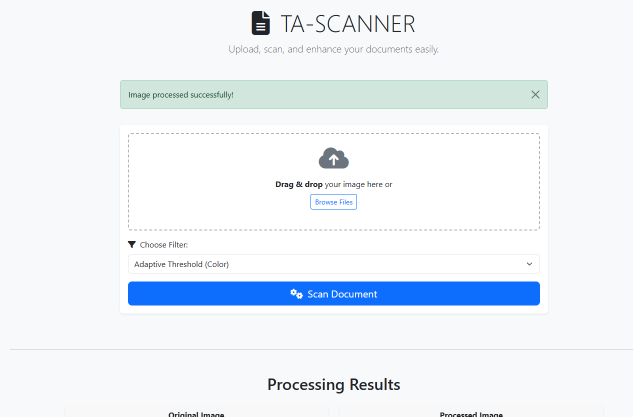
#> input picture App_without_OCR/home_page.png, 1265 x 833 px (shown at 1/2 size)
$ python -i app.py   (imports and definitions only)
#> lines starting #> are read from the running program, lines starting #| are printed output that depends on the picture; after the words box and inside, x2 and y2 are one past the last pixel; in counts of white or black regions, pixels touching at a corner belong together
import os
import uuid
import cv2
import numpy as np
import imutils
from skimage import io
from skimage.color import rgb2gray
from skimage.filters import gaussian, threshold_local
from skimage.feature import canny
from skimage.transform import resize, rescale
import matplotlib.pyplot as plt
from flask import Flask, render_template, request, redirect, url_for, send_from_directory, flash
import matplotlib
# [1 line not run here, left out]

sigma_list = [(1,2),  (0.5,1.5) ,  (0.5,2.2), (0.5,2.5), (1.5, 2)]
# --- Helper Functions (Copy order_points and four_point_transform here) ---
def order_points(pts):
    pts = np.array(pts, dtype="float32")
    # sort by y (vertical)
    y_sorted = pts[np.argsort(pts[:, 1]), :]

    # top two (smallest y), bottom two (largest y)
    top_two = y_sorted[:2, :]
    bottom_two = y_sorted[2:, :]

    # sort each pair by x (horizontal)
    tl, tr = top_two[np.argsort(top_two[:, 0]), :]
    bl, br = bottom_two[np.argsort(bottom_two[:, 0]), :]

    return np.array([tl, tr, br, bl], dtype="float32")

def four_point_transform(image, pts):
    rect = order_points(pts)
    (tl, tr, br, bl) = rect

    # Compute width and height
    widthA = np.linalg.norm(br - bl)
    widthB = np.linalg.norm(tr - tl)
    maxWidth = max(int(widthA), int(widthB))

    heightA = np.linalg.norm(tr - br)
    heightB = np.linalg.norm(tl - bl)
    maxHeight = max(int(heightA), int(heightB))

    dst = np.array([
        [0, 0],
        [maxWidth - 1, 0],
        [maxWidth - 1, maxHeight - 1],
        [0, maxHeight - 1]
    ], dtype="float32")

    # Perspective transform
    M = cv2.getPerspectiveTransform(rect, dst)
    warped = cv2.warpPerspective(image, M, (maxWidth, maxHeight))
    return warped

# --- Core Processing Function (Copy process_document here) ---
def process_document(image, selected_filter="adaptive_threshold" , sigma_1 = 1, sigma_2 = 2):
    # ... (copy function code from above) ...
#> called with selected_filter = 'adaptive_threshold', sigma_1 = 1, sigma_2 = 2
    orig = image.copy()
    ratio = 1/(image.shape[0] / 600.0)
#> ratio = 0.72
    image_resized = rescale(image,ratio,channel_axis=2)
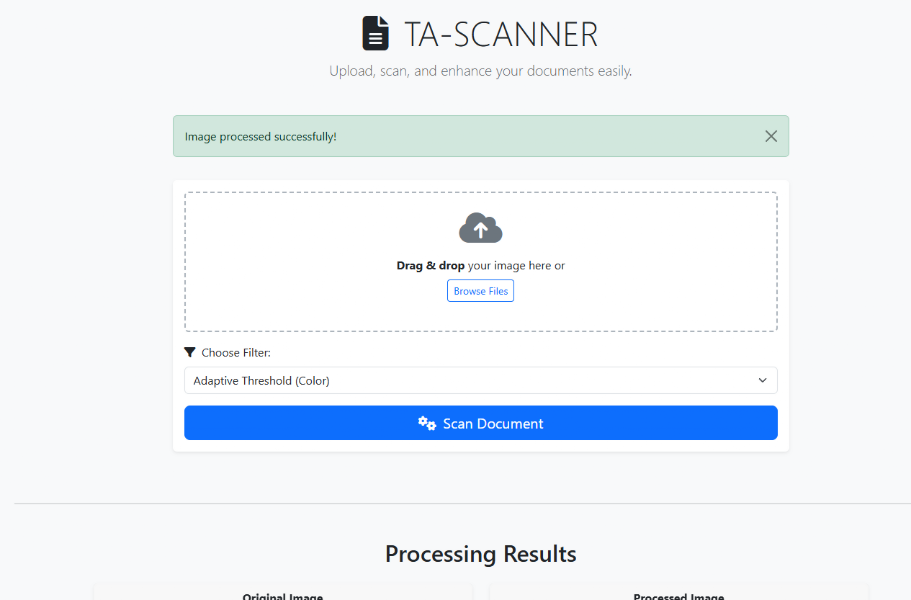
#> image_resized: shape (600, 911, 3) float64; mean R, G, B 0.929, 0.95, 0.971
    image_resized_uint8 = np.uint8(image_resized * 255)
    gray = rgb2gray(image_resized)
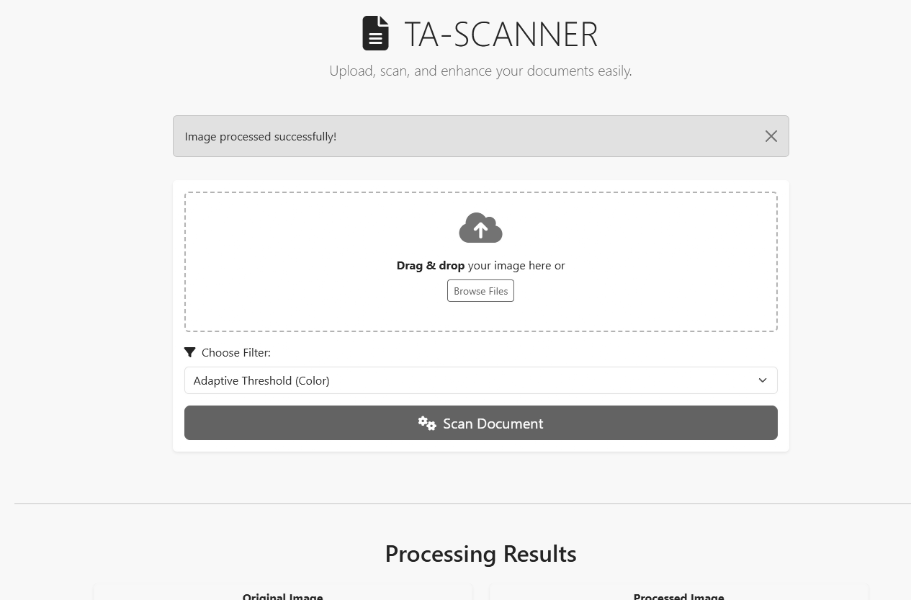
#> gray: shape (600, 911) float64; min 0.143, max 1, mean 0.947
    # Couple de sigma
    blurred_skimage = gaussian(gray, sigma=sigma_1)
    edged = canny(blurred_skimage, sigma=sigma_2)
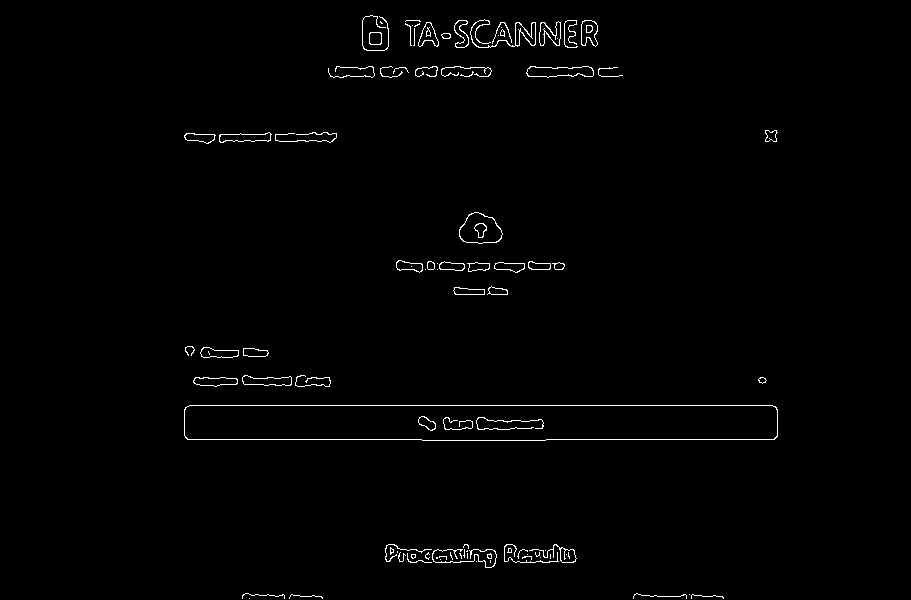
#> edged: shape (600, 911) bool; 1.1% white in thin lines or dots, all inside (x1, y1, x2, y2) = (184, 15, 778, 599)


    edged_uint8 = np.uint8(edged * 255)
    cnts = cv2.findContours(edged_uint8.copy(), cv2.RETR_EXTERNAL , cv2.CHAIN_APPROX_TC89_L1)
#> cnts = 88 contours, 56 with area under 20; largest, box (x1, y1, x2, y2) and area: (184, 405, 778, 441) 20493, (459, 212, 502, 244) 1000, (527, 66, 594, 77) 546, (219, 132, 272, 143) 357, (470, 19, 536, 48) 336
    cnts = imutils.grab_contours(cnts)

    # cnts = sorted(cnts, key=lambda c: cv2.countNonZero(cv2.drawContours(np.zeros_like(edged_uint8), [c], -1, (255), thickness=cv2.FILLED)), reverse=True)[:10]
    cnts = sorted(cnts, key=cv2.contourArea, reverse=True)[:10]
#> cnts = 10 contours; largest, box (x1, y1, x2, y2) and area: (184, 405, 778, 441) 20493, (459, 212, 502, 244) 1000, (527, 66, 594, 77) 546, (219, 132, 272, 143) 357, (470, 19, 536, 48) 336

    screenCnt = None
    for c in cnts:
        peri = cv2.arcLength(c, True)
        approx = cv2.approxPolyDP(c, 0.02 * peri, True)
        if len(approx) == 4:
            screenCnt = approx
            screenCnt=screenCnt.reshape(4,-1)
            break
    else:
        raise ValueError("Document contour not found.")
#> this loop made 1 pass
    screenCnt_original = screenCnt / ratio
#> screenCnt_original = [[255.5, 567.8], [259.6, 609.5], [1078.7, 605.3], [1071.8, 562.3]]


    warped = four_point_transform(orig,screenCnt_original )
#> in order_points, `pts = np.array(pts, dtype="float32")`: pts has the same summary as screenCnt_original in process_document
#> in order_points, `y_sorted = pts[np.argsort(pts[:, 1]), :]`: y_sorted = [[1071.8, 562.3], [255.5, 567.8], [1078.7, 605.3], [259.6, 609.5]]
#> in order_points, `top_two = y_sorted[:2, :]`: top_two = [[1071.8, 562.3], [255.5, 567.8]]
#> in order_points, `bottom_two = y_sorted[2:, :]`: bottom_two = [[1078.7, 605.3], [259.6, 609.5]]
#> in order_points, `tl, tr = top_two[np.argsort(top_two[:, 0]), :]`: tl = [255.5, 567.8]; tr = [1071.8, 562.3]
#> in order_points, `bl, br = bottom_two[np.argsort(bottom_two[:, 0]), :]`: bl = [259.6, 609.5]; br = [1078.7, 605.3]
#> in four_point_transform, `rect = order_points(pts)`: rect = [[255.5, 567.8], [1071.8, 562.3], [1078.7, 605.3], [259.6, 609.5]]
#> in four_point_transform, `(tl, tr, br, bl) = rect`: tl = [255.5, 567.8]; tr = [1071.8, 562.3]; br = [1078.7, 605.3]; bl = [259.6, 609.5]
#> in four_point_transform, `widthA = np.linalg.norm(br - bl)`: widthA = 819.1
#> in four_point_transform, `widthB = np.linalg.norm(tr - tl)`: widthB = 816.4
#> in four_point_transform, `maxWidth = max(int(widthA), int(widthB))`: maxWidth = 819
#> in four_point_transform, `heightA = np.linalg.norm(tr - br)`: heightA = 43.59
#> in four_point_transform, `heightB = np.linalg.norm(tl - bl)`: heightB = 41.86
#> in four_point_transform, `maxHeight = max(int(heightA), int(heightB))`: maxHeight = 43
#> in four_point_transform, `dst = np.array([ [0, 0], [maxWidth - 1, 0], [maxWidth - 1, maxHeight -..`: dst = [[0, 0], [818, 0], [818, 42], [0, 42]]
#> in four_point_transform, `M = cv2.getPerspectiveTransform(rect, dst)`: M = [[1.09, -0.109, -216.7], [0.00725, 1.07, -606.6], [4.39e-05, 7.46e-05, 1]]
#> in four_point_transform, `warped = cv2.warpPerspective(image, M, (maxWidth, maxHeight))`:
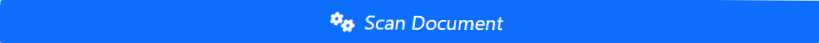
#> warped: shape (43, 819, 3); mean R, G, B 18.8, 113.5, 253
    # plt.imsave('warped.png', warped, cmap='gray')

    processed_output = None
    if selected_filter == "adaptive_threshold":
        # Ensure warped isn't empty before processing
        if warped is None or warped.size == 0:
             return None, None, "Perspective transform resulted in an empty image."
        try:
            warped_gray = rgb2gray(warped)
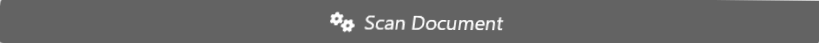
#> warped_gray: shape (43, 819) float64; min 0.391, max 1, mean 0.406
            block_size = 15
            local_thresh = threshold_local(warped_gray, block_size, offset=0.1)
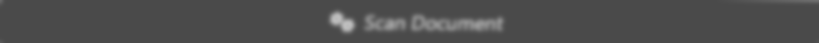
#> local_thresh: shape (43, 819) float64; min 0.291, max 0.748, mean 0.306
            processed_output = ((warped_gray > local_thresh)*255).astype("uint8")
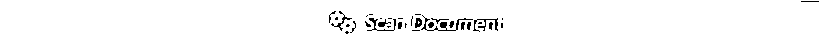
#> processed_output: shape (43, 819); 97.6% white; black in thin lines or dots, all inside (x1, y1, x2, y2) = (329, 1, 819, 34)
        except cv2.error as e:
            return None, None, f"OpenCV error during thresholding: {e}"

    elif selected_filter == "grayscale":
        if warped is None or warped.size == 0:
             return None, None, "Perspective transform resulted in an empty image."
        processed_output = rgb2gray(warped)

    elif selected_filter == "adaptive_threshold_color":
        # Apply adaptive threshold to each channel, then merge
        if warped is None or warped.size == 0:
            return None, None, "Perspective transform resulted in an empty image."
        try:
            if warped.shape[2] == 4:
                warped = warped[:, :, :3]  # Remove alpha if present
            channels = []
            block_size = 15
            for i in range(3):
                channel = warped[:, :, i]
                channel_gray = channel / 255.0 if channel.max() > 1 else channel
                local_thresh = threshold_local(channel_gray, block_size, offset=0.1)
                channel_bin = ((channel_gray > local_thresh) * 255).astype("uint8")
                channels.append(channel_bin)
            processed_output = np.stack(channels, axis=2)
        except Exception as e:
            return None, None, f"Error during adaptive threshold color: {e}"
    elif selected_filter == "color":
        processed_output = warped

    else: # Default to color
         processed_output = warped

    # Resize original for display - use the initially loaded 'orig'


    # Final check on processed output
    if processed_output is None or processed_output.size == 0:
        return None, None, "Processing failed to produce an output image."

    return processed_output, None , screenCnt_original, [c/ratio for c in cnts]


# --- Flask App Setup ---
# [1 line not run here, left out]
# [1 line that did not run here, left out]
# So that  app works even if ran from outside folder
BASE_DIR = os.path.abspath(os.path.dirname(__file__))
# [1 line that did not run here, left out]
# [1 line that did not run here, left out]
# [1 line that did not run here, left out]
ALLOWED_EXTENSIONS = {'png', 'jpg', 'jpeg', 'webp'}

# Create folders if they don't exist
# [2 lines not run here, left out]

def allowed_file(filename):
    return '.' in filename and \
           filename.rsplit('.', 1)[1].lower() in ALLOWED_EXTENSIONS

# [132 lines that did not run here, left out]

# --- Routes to Serve Images ---
# [3 lines that did not run here, left out]

# [3 lines that did not run here, left out]

# --- Route to Download Processed Image ---
# [3 lines that did not run here, left out]

# --- Main Execution ---
# [2 lines not run here, left out]

>>> import cv2
>>> picture = cv2.cvtColor(cv2.imread('home_page.png'), cv2.COLOR_BGR2RGB)
>>> result = process_document(picture)
